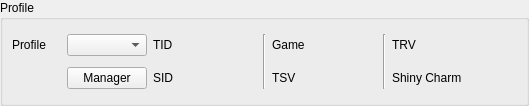
<?xml version="1.0" encoding="UTF-8"?>
<ui version="4.0">
 <class>ProfileDisplay6</class>
 <widget class="QWidget" name="ProfileDisplay6">
  <property name="geometry">
   <rect>
    <x>0</x>
    <y>0</y>
    <width>529</width>
    <height>106</height>
   </rect>
  </property>
  <property name="windowTitle">
   <string>Profile Display 6</string>
  </property>
  <layout class="QVBoxLayout" name="verticalLayout">
   <property name="leftMargin">
    <number>0</number>
   </property>
   <property name="topMargin">
    <number>0</number>
   </property>
   <property name="rightMargin">
    <number>0</number>
   </property>
   <property name="bottomMargin">
    <number>0</number>
   </property>
   <item>
    <widget class="QGroupBox" name="groupBoxProfile">
     <property name="title">
      <string>Profile</string>
     </property>
     <layout class="QGridLayout" name="gridLayout">
      <item row="0" column="0">
       <widget class="QLabel" name="label">
        <property name="text">
         <string>Profile</string>
        </property>
       </widget>
      </item>
      <item row="0" column="1">
       <widget class="QComboBox" name="comboBoxProfiles"/>
      </item>
      <item row="1" column="1">
       <widget class="QPushButton" name="pushButtonProfileManager">
        <property name="text">
         <string>Manager</string>
        </property>
       </widget>
      </item>
      <item row="0" column="2">
       <widget class="QLabel" name="labelTID">
        <property name="text">
         <string>TID</string>
        </property>
       </widget>
      </item>
      <item row="0" column="3">
       <widget class="QLabel" name="labelTIDValue"/>
      </item>
      <item row="1" column="2">
       <widget class="QLabel" name="labelSID">
        <property name="text">
         <string>SID</string>
        </property>
       </widget>
      </item>
      <item row="1" column="3">
       <widget class="QLabel" name="labelSIDValue"/>
      </item>
      <item row="0" column="4" rowspan="2">
       <widget class="Line" name="line">
        <property name="orientation">
         <enum>Qt::Orientation::Vertical</enum>
        </property>
       </widget>
      </item>
      <item row="0" column="5">
       <widget class="QLabel" name="labelGame">
        <property name="text">
         <string>Game</string>
        </property>
       </widget>
      </item>
      <item row="0" column="6">
       <widget class="QLabel" name="labelGameValue"/>
      </item>
      <item row="1" column="5">
       <widget class="QLabel" name="labelNationalDex">
        <property name="text">
         <string>TSV</string>
        </property>
       </widget>
      </item>
      <item row="1" column="6">
       <widget class="QLabel" name="labelNationalDexValue"/>
      </item>
      <item row="0" column="7" rowspan="2">
       <widget class="Line" name="line_1">
        <property name="orientation">
         <enum>Qt::Orientation::Vertical</enum>
        </property>
       </widget>
      </item>
      <item row="0" column="8">
       <widget class="QLabel" name="labelOvalCharm">
        <property name="text">
         <string>TRV</string>
        </property>
       </widget>
      </item>
      <item row="0" column="9">
       <widget class="QLabel" name="labelOvalCharmValue"/>
      </item>
      <item row="1" column="8">
       <widget class="QLabel" name="labelShinyCharm">
        <property name="text">
         <string>Shiny Charm</string>
        </property>
       </widget>
      </item>
      <item row="1" column="9">
       <widget class="QLabel" name="labelShinyCharmValue"/>
      </item>
     </layout>
    </widget>
   </item>
  </layout>
 </widget>
 <resources/>
 <connections/>
</ui>
